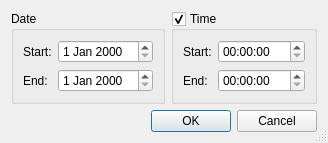
<?xml version="1.0" encoding="UTF-8"?>
<ui version="4.0">
 <class>TimeRangeDialog</class>
 <widget class="QDialog" name="TimeRangeDialog">
  <property name="geometry">
   <rect>
    <x>0</x>
    <y>0</y>
    <width>328</width>
    <height>132</height>
   </rect>
  </property>
  <property name="sizePolicy">
   <sizepolicy hsizetype="Fixed" vsizetype="Preferred">
    <horstretch>0</horstretch>
    <verstretch>0</verstretch>
   </sizepolicy>
  </property>
  <property name="windowTitle">
   <string>Time Range</string>
  </property>
  <property name="sizeGripEnabled">
   <bool>true</bool>
  </property>
  <layout class="QVBoxLayout" name="verticalLayout">
   <item>
    <layout class="QHBoxLayout" name="horizontalLayout_4">
     <item>
      <widget class="QGroupBox" name="groupBox">
       <property name="title">
        <string>Date</string>
       </property>
       <layout class="QHBoxLayout" name="horizontalLayout_2">
        <item>
         <layout class="QFormLayout" name="formLayout">
          <item row="0" column="0">
           <widget class="QLabel" name="startDateLabel">
            <property name="text">
             <string>Start:</string>
            </property>
           </widget>
          </item>
          <item row="0" column="1">
           <widget class="QDateEdit" name="startDateEdit"/>
          </item>
          <item row="1" column="0">
           <widget class="QLabel" name="endDateLabel">
            <property name="text">
             <string>End:</string>
            </property>
           </widget>
          </item>
          <item row="1" column="1">
           <widget class="QDateEdit" name="endDateEdit"/>
          </item>
         </layout>
        </item>
       </layout>
      </widget>
     </item>
     <item>
      <widget class="QGroupBox" name="timeGroupBox">
       <property name="title">
        <string>Time</string>
       </property>
       <property name="checkable">
        <bool>true</bool>
       </property>
       <layout class="QHBoxLayout" name="horizontalLayout_3">
        <item>
         <layout class="QFormLayout" name="formLayout_2">
          <item row="0" column="0">
           <widget class="QLabel" name="startTimeLabel">
            <property name="text">
             <string>Start:</string>
            </property>
           </widget>
          </item>
          <item row="0" column="1">
           <widget class="QTimeEdit" name="startTimeEdit"/>
          </item>
          <item row="1" column="0">
           <widget class="QLabel" name="endTimeLabel">
            <property name="text">
             <string>End:</string>
            </property>
           </widget>
          </item>
          <item row="1" column="1">
           <widget class="QTimeEdit" name="endTimeEdit"/>
          </item>
         </layout>
        </item>
       </layout>
      </widget>
     </item>
    </layout>
   </item>
   <item>
    <layout class="QHBoxLayout" name="horizontalLayout_5">
     <property name="spacing">
      <number>6</number>
     </property>
     <property name="leftMargin">
      <number>0</number>
     </property>
     <property name="topMargin">
      <number>0</number>
     </property>
     <property name="rightMargin">
      <number>0</number>
     </property>
     <property name="bottomMargin">
      <number>0</number>
     </property>
     <item>
      <spacer name="horizontalSpacer">
       <property name="orientation">
        <enum>Qt::Horizontal</enum>
       </property>
       <property name="sizeHint" stdset="0">
        <size>
         <width>40</width>
         <height>20</height>
        </size>
       </property>
      </spacer>
     </item>
     <item>
      <widget class="QDialogButtonBox" name="buttonBox">
       <property name="orientation">
        <enum>Qt::Horizontal</enum>
       </property>
       <property name="standardButtons">
        <set>QDialogButtonBox::Cancel|QDialogButtonBox::Ok</set>
       </property>
      </widget>
     </item>
    </layout>
   </item>
  </layout>
 </widget>
 <resources/>
 <connections>
  <connection>
   <sender>buttonBox</sender>
   <signal>accepted()</signal>
   <receiver>TimeRangeDialog</receiver>
   <slot>accept()</slot>
  </connection>
  <connection>
   <sender>buttonBox</sender>
   <signal>rejected()</signal>
   <receiver>TimeRangeDialog</receiver>
   <slot>reject()</slot>
  </connection>
 </connections>
</ui>
